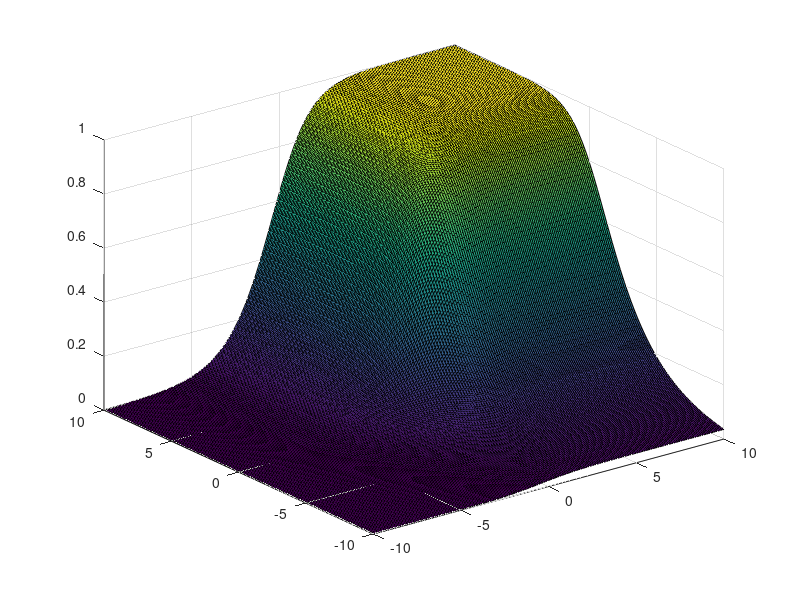
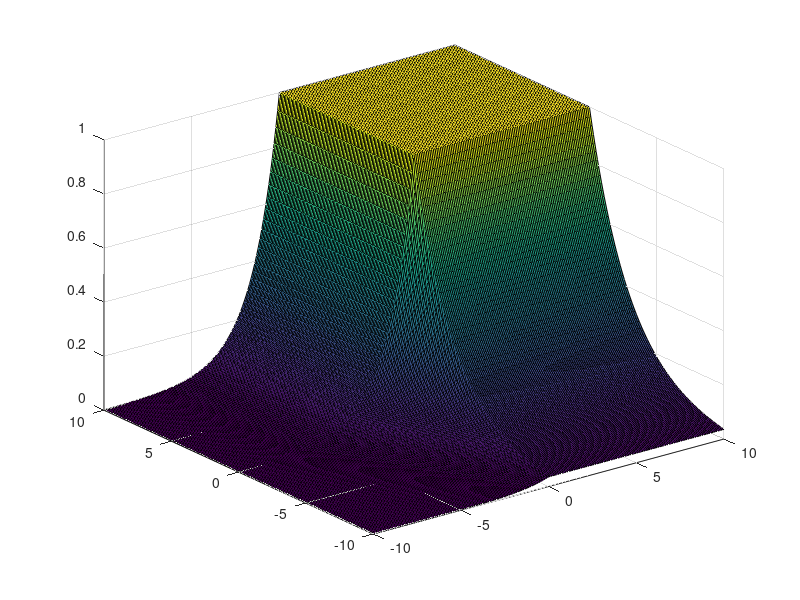

Here is the MATLAB script that generated these plots, in order:
clear all
figure()
[z1, z2] = meshgrid(-10:.1:10, -10:.1:10);
y1 = 1./(1 + exp(-z1));
y2 = 1./(1 + exp(-z2));

F1 = (y1.^(4/3).*y2.^(2/3)).^(1/2);
surf(z1, z2, F1)
%contourf(z1, z2, F1, 11, 'ShowText', 'on')

figure()
y1 = min(0, z1);
y2 = min(0, z2);
F2 = exp((4*y1/3 + 2*y2/3)/2);
%contourf(z1, z2, F2, 11, 'ShowText', 'on')
surf(z1, z2, F2)
